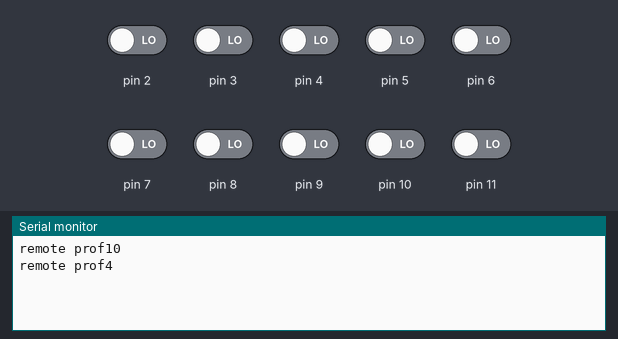
A sketch run on a simulated Arduino Nano, built with avr-gcc and run on an emulated ATmega328P. Parts: the last lines printed to the serial monitor. The inputs (shaded band) are chosen by the test bench; at power-on: pin 2–11 LOW.

Above: at 1.3 s.
1.4 s: pin 6 driven HIGH
At 2.6 s:
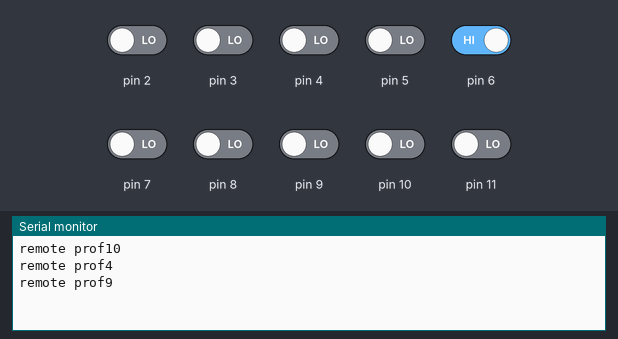
2.9 s: pin 5 driven HIGH
At 4.0 s:
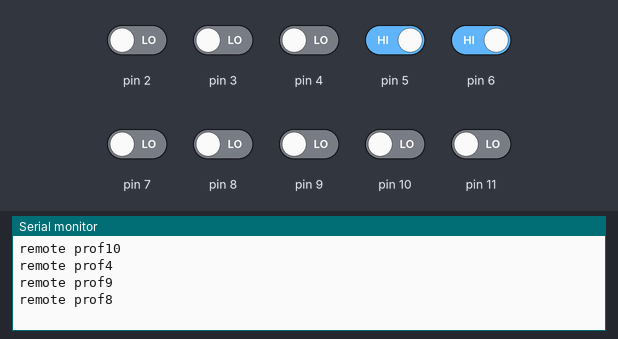
4.4 s: pin 4 driven HIGH
At 5.1 s:
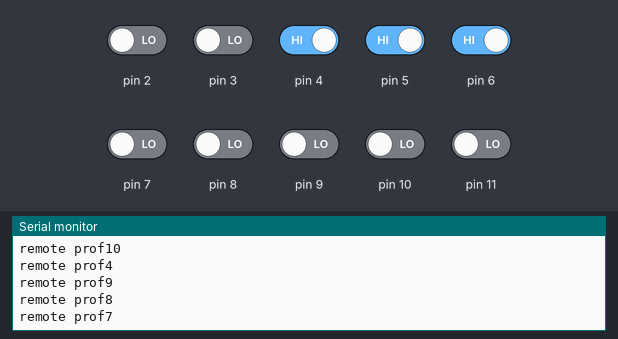
5.9 s: pin 3 driven HIGH
At 7.1 s:
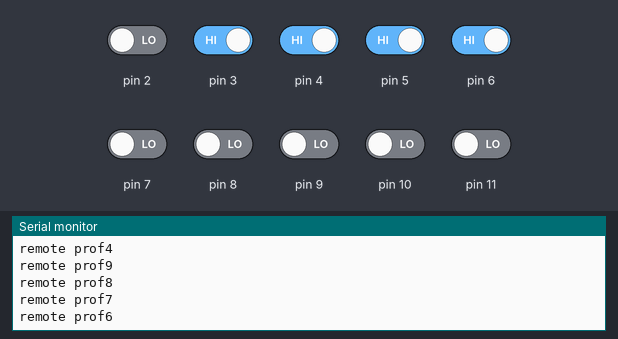
7.4 s: pin 2 driven HIGH
At 8.6 s:
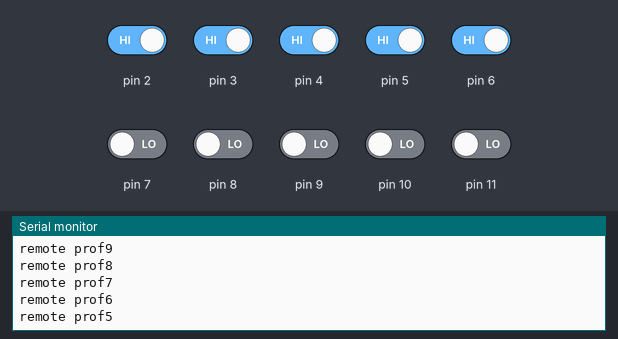
8.9 s: pin 8 driven HIGH
At 9.8 s:
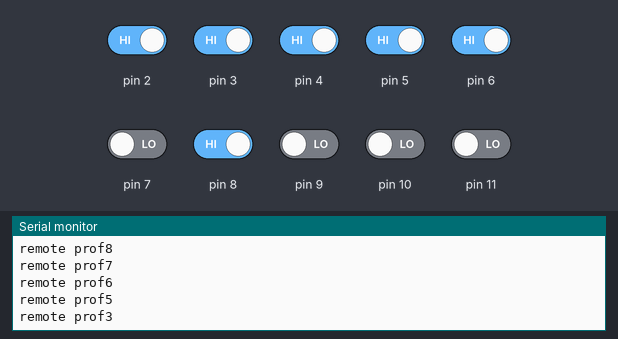
Timing chart, 0 to 11.4 s (numbered marks = the images above; inputs shaded):
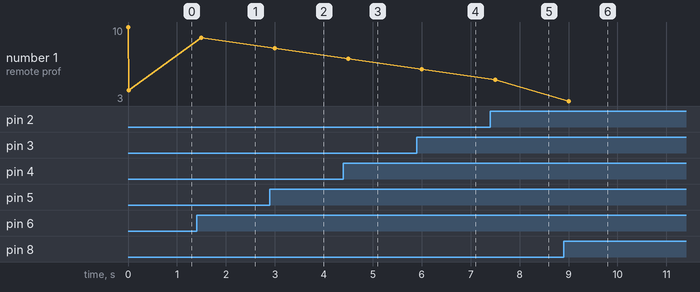

The sketch:

rt4k_serial_otaku_nano_green_board.ino
```cpp
// (licence header left out)
// RT4K HD15 serial remote control w/ Arduino Nano edition (5v tolerant)
//
// HD15 pin 15 = RX --> Arduino Nano TX pin
// HD15 pin 12 = TX --> Arduino Nano RX pin (not needed for this project, you can leave disconnected)
// HD15 pin 5 = Gnd --> Arduino Gnd pin (any Gnd pin is fine)

uint8_t const SVS = 0;     // 0 - use "Remote" button profiles 1-10
                           // 1 - use SVS profiles S1_<whatever>.rt4 - S10_<whatever>.rt4.
                           //     Ex: when combined with an offset of say "offset = 600" as an example, this would translate to SVS profiles S601_<whatever>.rt4 - S610_<whatever>.rt4

uint16_t const offset = 0; // by default SVS profiles 1 - 10 will be used. set the offset to add this number so they dont conflict with another SVS device.
                           // Ex: offset = 600 would give you SVS profiles 601-610.

bool ScartOffProfile = true;  //set to "true" loads Remote Profile 12 when all scart inputs are off. You can assign it to a generic HDMI input profile for example.
                              // When used with a Donut Dongle this allows it to fallback to another active switch.
                              //
                              //set to "false" always leaves the last active scart input profile loaded
                              //set to "true" by default

uint16_t scart1 = 0x0f; //used to store state of first grouping of scart ports
uint16_t scart2 = 0x0f; //second grouping...
uint8_t scartoff = 1; //used to keep track of scart off profile state, if enabled
uint8_t scartoffprev = 1; //used to store previous state of scartoff
uint16_t scart1prev = 0x0f; //used to store previous state of first group
uint16_t scart2prev = 0x0f;


void setup(){

    Serial.begin(9600); // Set the baud rate for the RT4K Serial Connection
    while(!Serial){;}   // allow connection to establish before continuing
    Serial.println(F("\r")); // when the Arduino first powers on, it sends garbage bytes out the hardware serial port. this shows up in the RT4K diag screen.
                          // sending a carriage return clears out the buffer so the first input change works correctly
    DDRD  &= ~B11111100; // Set PD2-7 as inputs (shown on nano as pins D2-D7)
    DDRB  &= ~B00001111; // Set PB0 - PB4 as inputs (shown on nano as pins D8-11)

} // end of setup()

void loop(){

readScart();

delay(250);

} // end of loop()

void readScart(){
    // Read scart ports (bitwise NOT results in a 1 when scart port is Active / Low voltage on uln2003 leg)
    //
    // If you are wanting to use this for a different application where an Active port is High instead of Low,
    // replace this following with this instead: (removing the ~)
    //
    // scart1 = (PIND & B11111100);
    // scart2 = (PINB & B00011111);
    //
    // Also comment out the PORTD, PORTB lines above to disable the internal pull-up resistors.

    // Read scart ports (bitwise NOT results in a 1 when scart port is active)
    scart1 = ~(PIND & B11111100); //read pins D2-D7
    scart2 = ~(PINB & B00001111); //read pins D8-D11
    scartoff = (!(scart1 & B11111100) && !(scart2 & B00001111));

    // Has active scart port changed? Group 1
    if(scart1 != scart1prev){
      //Detect which scart port is now active and change profile accordingly
      if(scart1 & B01000000){ //Pin D2
        if(SVS) sendSVS(10);
        else Serial.println(F("remote prof10\r"));
      }
      else if(scart1 & B00100000){ //Pin D3
        if(SVS) sendSVS(9);
        else Serial.println(F("remote prof9\r"));
      }
      else if(scart1 & B00010000){ //Pin D4
        if(SVS) sendSVS(8);
        else Serial.println(F("remote prof8\r"));
      }
      else if(scart1 & B00001000){ //Pin D5
        if(SVS) sendSVS(7);
        else Serial.println(F("remote prof7\r"));
      }
      else if(scart1 & B00000100){ //Pin D6
        if(SVS) sendSVS(6);
        else Serial.println(F("remote prof6\r"));
      }
      else if(scart1 & B10000000){ //Pin D7
        if(SVS) sendSVS(5);
        else Serial.println(F("remote prof5\r"));
      }
      scart1prev = scart1;
    }

    // Has active scart port changed? Group 2
    if(scart2 != scart2prev){
      //Detect which scart port is now active and change profile accordingly
      if(scart2 & B00000001){ //Pin D8
        if(SVS) sendSVS(4);
        else Serial.println(F("remote prof4\r"));
      }
      else if(scart2 & B00000010){ //Pin D9
        if(SVS) sendSVS(3);
        else Serial.println(F("remote prof3\r"));
      }
      else if(scart2 & B00000100){ //Pin D10
        if(SVS) sendSVS(2);
        else Serial.println(F("remote prof2\r"));
      }
      else if(scart2 & B00001000){ //Pin D11
        if(SVS) sendSVS(1);
        else Serial.println(F("remote prof1\r"));
      }

      scart2prev = scart2;
    }

    // If all ports are in-active, load profile 12. You can assign it to a generic HDMI profile for example.
    if((scartoff != scartoffprev) && ScartOffProfile){
      if(((scart1 & B11111100) + (scart2 & B00001111)) == 0){
        if(SVS) sendSVS(0);
        else Serial.println(F("remote prof12\r"));
      }

      scartoffprev = scartoff;
    }
} // end of readScart()

void sendSVS(uint16_t num){
  Serial.print(F("\rSVS NEW INPUT="));
  Serial.print(num + offset);
  Serial.println(F("\r"));
  delay(1000);
  Serial.print(F("\rSVS CURRENT INPUT="));
  Serial.print(num + offset);
  Serial.println(F("\r"));
}
```

Measured:
- after the input at 1.4 s, the serial monitor: prints a new line after 0.10 s (image 1)
- after the input at 2.9 s, the serial monitor: prints a new line after 0.10 s (image 2)
- after the input at 4.4 s, the serial monitor: prints a new line after 0.10 s (image 3)
- after the input at 5.9 s, the serial monitor: prints a new line after 0.10 s (image 4)
- after the input at 7.4 s, the serial monitor: prints a new line after 0.10 s (image 5)
- after the input at 8.9 s, the serial monitor: prints a new line after 0.10 s (image 6)
- plotted number 1: 4 → 9 after the input at 1.4 s, 9 → 8 after the input at 2.9 s, 8 → 7 after the input at 4.4 s, 7 → 6 after the input at 5.9 s, 6 → 5 after the input at 7.4 s
